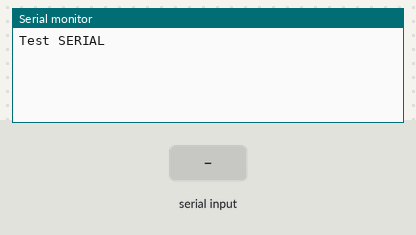
The sketch below on a simulated Arduino Uno, built with avr-gcc and run on an emulated ATmega328P. Parts: the last lines printed to the serial monitor. Inputs (shaded band) come from the test bench.

Above: at 1.2 s.
1.3 s: byte 30 received over Serial
At 1.6 s:
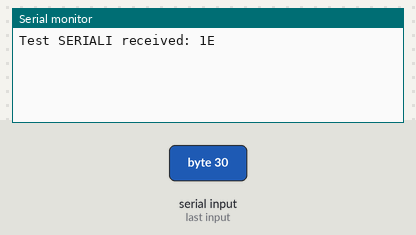
2.8 s: byte 90 received over Serial
At 4.0 s:
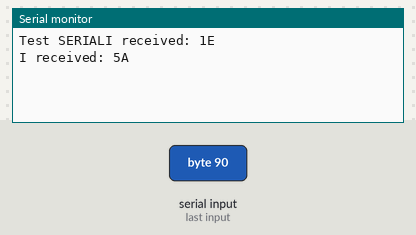
4.3 s: byte 120 received over Serial
At 5.1 s:
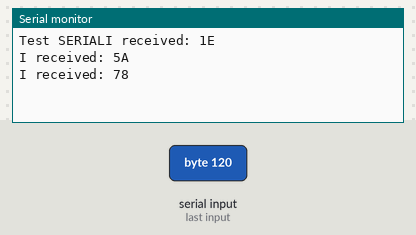

Measured:
- after the input at 1.3 s, the serial monitor: prints a new line at once (image 1)
- after the input at 2.8 s, the serial monitor: prints a new line at once (image 2)
- after the input at 4.3 s, the serial monitor: prints a new line at once (image 3)

The sketch:

sketch_mar14a.ino
```cpp
int incomingByte = 0; // for incoming serial data

void setup() {
  Serial.begin(9600); // opens serial port, sets data rate to 9600 bps
  Serial.write("Test SERIAL");
}

void loop() {
  // send data only when you receive data:
  if (Serial.available() > 0) {
    // read the incoming byte:
    incomingByte = Serial.read();

    // say what you got:
    Serial.print("I received: ");
    Serial.println(incomingByte, HEX);
  }
}
```
